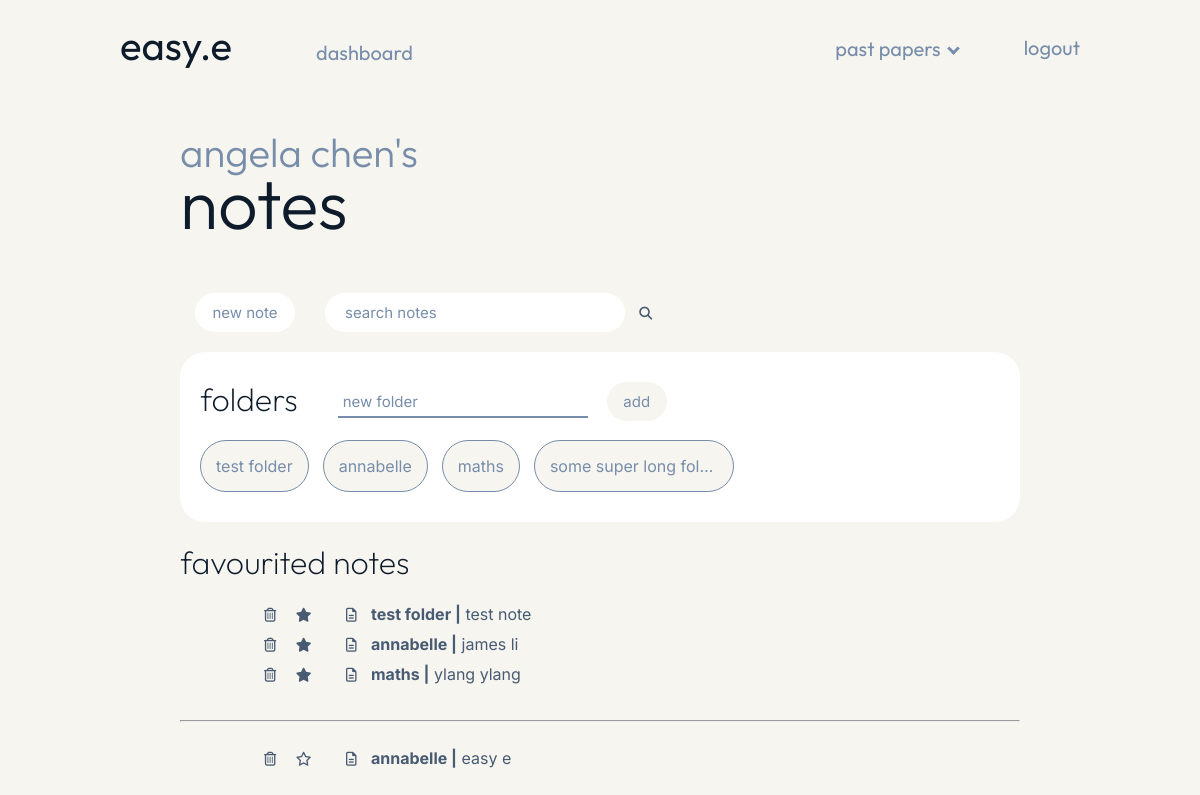
The app's page /notes (signed in), older data.
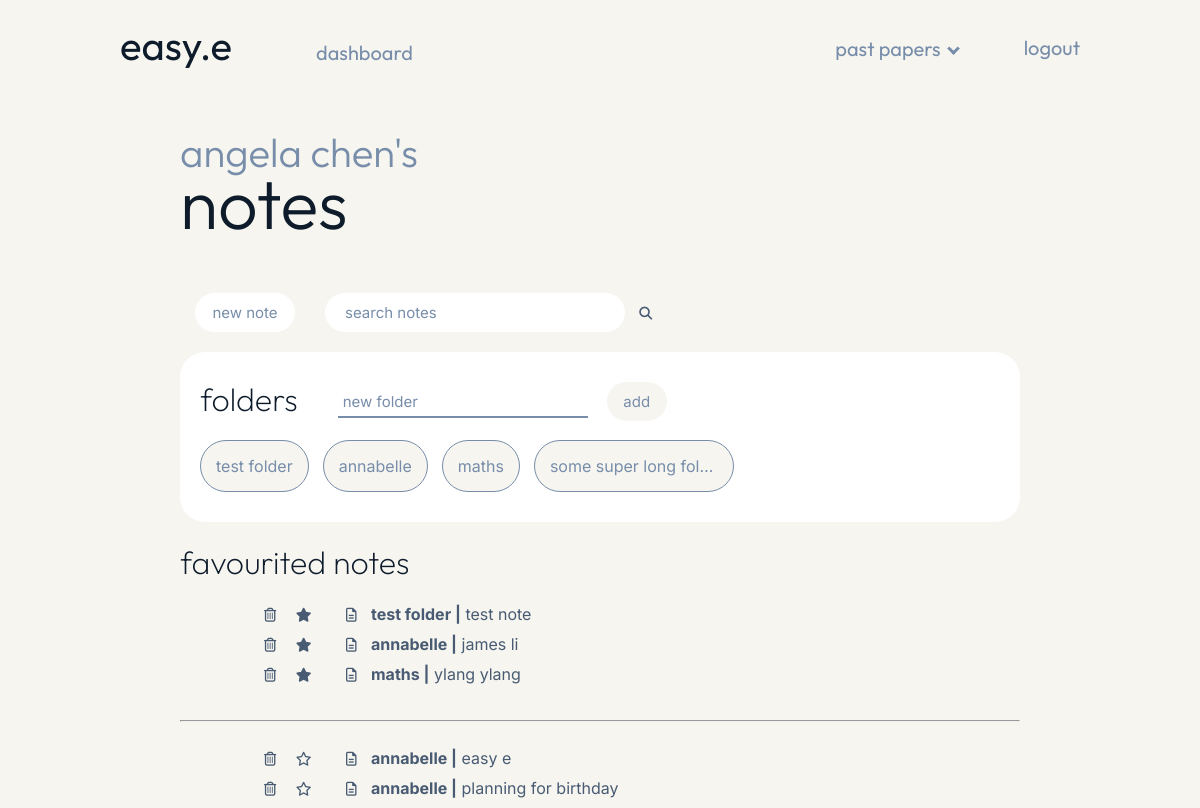
The same page, newer data.
### models.py (models this page shows, shortened)
class User(UserMixin, db.Model):
    __tablename__ = "user_login"
    id = db.Column(db.Integer, primary_key=True)
    name = db.Column(db.Text())
    user_name = db.Column(db.String(15), unique=True)
    user_email = db.Column(db.String(50), unique=True)
    user_password = db.Column(db.String(80))
    todo = db.relationship("Todo", backref="todo")

class Folders(db.Model):
    __tablename__ = "folders"
    id = db.Column(db.Integer, primary_key=True)
    user = db.Column(db.Integer(), db.ForeignKey("user_login.id"))
    name = db.Column(db.String(50))
    def __repr__(self):
        return self.name

class Notes(db.Model):
    __tablename__ = "notes"
    id = db.Column(db.Integer, primary_key=True)
    user = db.Column(db.Integer(), db.ForeignKey("user_login.id"))
    title = db.Column(db.String(50))
    favourite = db.Column(db.Boolean, default=False)
    folder = db.Column(db.Integer, db.ForeignKey("folders.id"))
    content = db.Column(db.String())
    folder_name = db.relationship("Folders", backref="folder")

### main.py (the view)
@app.route("/notes")
@login_required
def notes():
    favourite_notes = db.session.query(models.Notes).filter_by(
        user=current_user.id, favourite=True
    )
    other_notes = db.session.query(models.Notes).filter_by(
        user=current_user.id, favourite=False
    )
    folders = db.session.query(models.Folders).filter_by(user=current_user.id)
    return render_template(
        "notes.html",
        name=current_user.name,
        favourite_notes=favourite_notes,
        other_notes=other_notes,
        folders=folders,
    )

### main.py (called while the page is built)
@login_manager.user_loader
def load_user(user_id):
    return models.User.query.get(int(user_id))

### templates/notes.html (shortened to what this page needs)
{% extends "layout_user.html" %}
{% block content %}
<div class="page">
    <div class="notes_header">
        <h1 class="welcome">{{ name }}'s</h1>
        <h1 class="welcome_name">notes</h1>
        <span class="notes_inline">
            <a class="add_note_button" href="{{url_for('new_note')}}"><button>new note</button></a>
            <form action="{{url_for('search_note')}}" method="POST">
                <input type="text" name="search_note" placeholder="search notes" class="notes_search_note">
                <span class="search_icon"><i class="fa-solid fa-magnifying-glass"></i></span>
            </form>
        </span>
    </div>
    <div class="folders">
        <div class="folder_box">
            <h1 class="notes_subheading">folders</h1>
            <form action="{{url_for('add_folder')}}" method="POST">
                <input type="text" name="folder_add" placeholder="new folder" class="new_folder" required>
                <input type="submit" value="add" class="new_folder_button">
            </form>
        </div>
        <div class="folders_list">
        {% for folder in folders %}
            <a class="folder_buttons" href="/folder/{{ folder.id }}"><button>{{ folder.name }}</button></a>
        {% endfor %}
        </div>
    </div>
    <div class="notes">
        <div class="notes_sections">
            <h1 class="dashboard_subheadings">favourited notes</h1>
            {% for note in favourite_notes %}
                    <div class="notes_list">
                        <li class="notes_list_item">
                            <span class="delete_icon_notes"><a href="/delete_note/{{ note.id }}" class="delete"><i class="fa-regular fa-trash-can"></i></a></span>
                            <span class="favourite_icon"><a href="/unfavourite_note/{{ note.id }}"><i class="fa-solid fa-star"></i></a></span>
                            <span class="notes_icon"><i class="fa-regular fa-file-lines"></i></span>
                            <a href="/note/{{ note.id }}"><span class="notes_list_folder">{{ note.folder_name }} |</span> {{ note.title }}</a>
                        </li>
                    </div>
            {% endfor %}
        </div>
        <br><hr><br>
        <div class="notes_sections">
            {% for note in other_notes %}
                    <div class="notes_list">
                        <li class="notes_list_item">
                            <span class="delete_icon_notes"><a href="/delete_note/{{ note.id }}" class="delete"><i class="fa-regular fa-trash-can"></i></a></span>
                            <span class="favourite_icon"><a href="/favourite_note/{{ note.id }}"><i class="fa-regular fa-star"></i></a></span>
                            <span class="notes_icon"><i class="fa-regular fa-file-lines"></i></span>
                            <a href="/note/{{ note.id }}"><span class="notes_list_folder">{{ note.folder_name }} |</span> {{ note.title }}</a>
                        </li>
                    </div>
            {% endfor %}
        </div>
    </div>
</div>
{% endblock %}

### templates/layout_user.html (shortened to what this page needs)
<head>
    <link rel="stylesheet" href="/static/styles.css">
</head>
<nav class="navbar">
    <a id="home_button">easy.e</a>
    <a class="dashboard_button" href="{{url_for('dashboard')}}">dashboard</a>
    <a class="nav_button" href="{{url_for('logout')}}">logout</a>
    <div id="paper_dropdown">
        <button class="dropdown_button" href="{{url_for('papers')}}">past papers<i class="arrow down"></i></button>
    </div>
</nav>
<body>
    {% block content %}{% endblock %}
</body>

### static/styles.css (style rules this page uses)
body { background-color: #f6f5f0; margin: 0; padding: 0; }
.navbar { font-family: 'Outfit', sans-serif; font-size: 20px; color: #778da9; width: 80%; margin: auto; padding-top: 20px; text-decoration: none; }
#home_button { margin-right: 150px; font-size: 2em; color: #0d1b2a; text-decoration: none; user-select: none; font-family: 'Outfit', sans-serif; }
.nav_button { margin-left: 50px; margin-top: 15px; color: #778da9; float: right; text-decoration: none; }
.dashboard_button { text-decoration: none; margin-left: -70px; color: #778da9; }
#paper_dropdown { position: relative; float: right; }
.dropdown_button { font-family: 'Outfit', sans-serif; background-color: #f6f5f0; color: #778da9; padding: 16px; font-size: 20px; border: none; cursor: pointer; }
.arrow { border: solid #778da9; border-width: 0 3px 3px 0; display: inline-block; padding: 3px; }
.down { transform: rotate(45deg); margin-left: 8px; margin-bottom: 3px; }
.page { width: 70%; margin: auto; }
.welcome { font-weight: 300; color: #778da9; user-select: none; }
.welcome_name { font-weight: 300; font-size: 70px; padding-top: 0; margin-top: -45px; color: #0d1b2a; user-select: none; word-wrap: break-word; }
.dashboard_subheadings { font-family: 'Outfit', sans-serif; font-weight: 200; margin-top: 0; color: #0d1b2a; position: sticky; width: fit-content; display: inline-block; }
.notes_header { font-family: 'Outfit', sans-serif; padding-top: 30px; font-size: 20px; width: 100%; margin-bottom: 0; }
.notes_subheading { font-family: 'Outfit', sans-serif; font-weight: 200; color: #0d1b2a; width: fit-content; }
.notes_inline { display: inline-flex; width: 100%; }
.add_note_button button { color: #778da9; border-radius: 20px; padding: 10px; border: none; background-color: white; font-family: 'Inter', sans-serif; margin-left: 15px; transition-duration: 0.2s; cursor: pointer; font-size: 15px; margin-right: 10px; margin-bottom: 20px; width: 100px; }
.notes_search_note { border: none; vertical-align: middle; padding: 10px; font-family: 'Inter', sans-serif; border-radius: 20px; margin-left: 20px; font-size: 15px; padding-left: 20px; width: 300px; }
.folders { margin-bottom: 20px; background-color: white; padding: 20px; border-radius: 25px; padding-top: 5px; }
.folder_buttons button { font-family: 'Inter', sans-serif; padding: 15px; margin-right: 10px; font-size: 16px; border-radius: 30px; border: 1px solid #778da9; background: #f6f5f0; color: #778da9; cursor: pointer; transition-duration: 0.2s; text-overflow: ellipsis; overflow: hidden; white-space: nowrap; max-width: 200px; }
.folder_box { display: flex; vertical-align: center; }
.folder_box form { width: fit-content; margin-left: 40px; margin-top: 25px; }
.new_folder { width: 250px; }
.new_folder_button { width: 60px; }
.folders_list { overflow-x: scroll; padding-bottom: 10px; }
.notes_list { list-style: none; width: 80%; margin: auto; vertical-align: center; font-size: 16px; }
.favourite_icon, .delete_icon_notes { margin-right: 15px; color: #485b72; font-size: 14px; }
.notes_icon { color: #485b72; margin-right: 10px; margin-left: 15px; font-size: 14px; }
.notes_list_folder { font-weight: bold; }
.notes_list_item { font-family: 'Inter', sans-serif; margin-bottom: 10px; display: inline-block; text-overflow: ellipsis; }
.notes_list_item a { text-decoration: none; color: #485b72; text-overflow: ellipsis; }
.search_icon { margin-left: 10px; font-size: 13px; color: #485b72; margin-bottom: 0; }
.todo_textbox, .notes_search, .new_folder { font-family: 'Inter', sans-serif; color: #0d1b2a; padding: 5px; font-size: 15px; border: none; border-bottom: 2px solid #778da9; }
::placeholder { color: #778da9; font-weight: normal; }
.todo_button, .note_button, .new_folder_button { color: #778da9; border-radius: 20px; padding: 10px; border: none; background-color: #f6f5f0; font-family: 'Inter', sans-serif; margin-left: 15px; transition-duration: 0.2s; cursor: pointer; font-size: 15px; margin-right: 10px; }
.delete, .complete, .update { text-decoration: none; color: inherit; }

Row changes from the older to the newer data that the page shows:
added Notes: folder_name "annabelle", title "planning for birthday"
